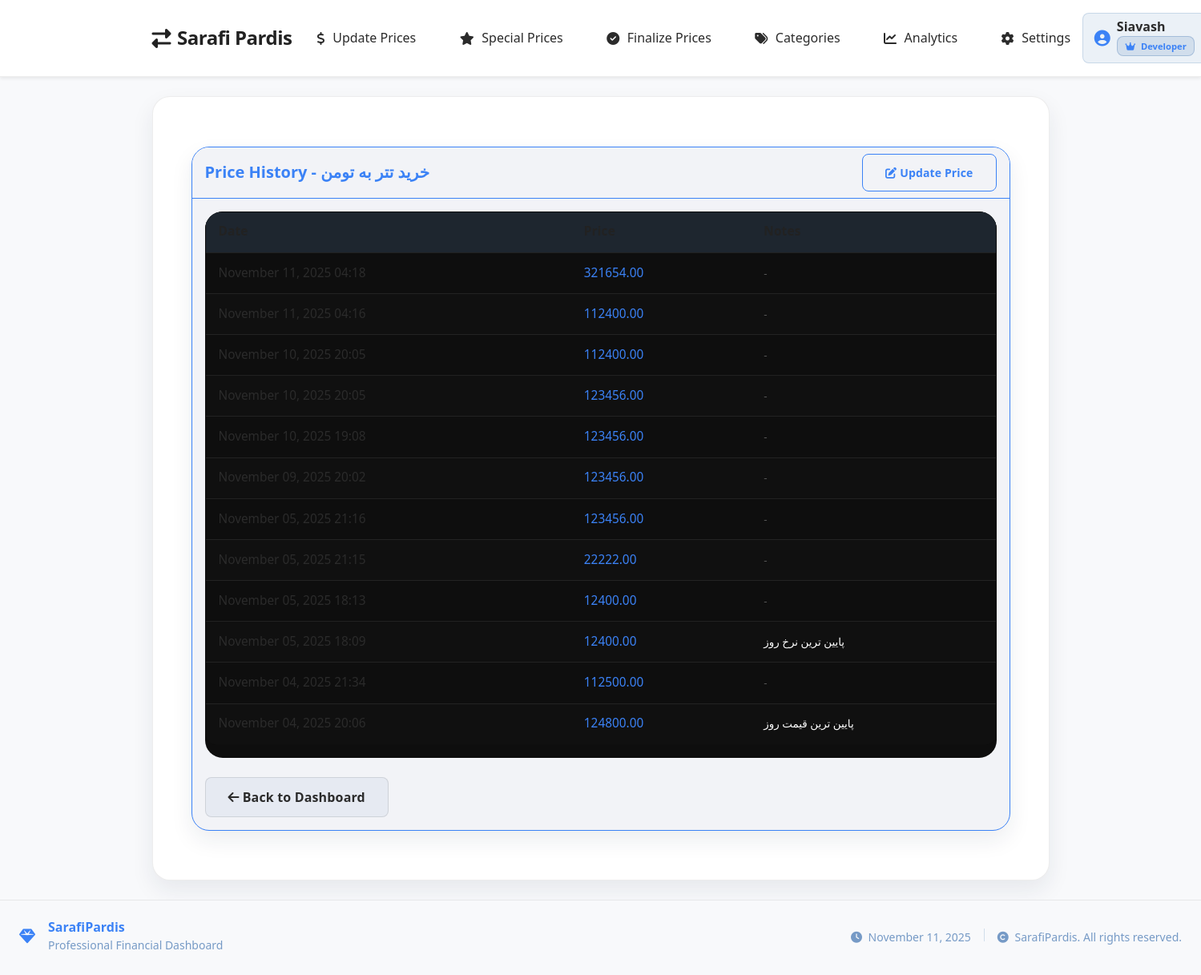
Screenshot of /prices/history/1/ (signed in) with the database file from the repository.
### accounts/models.py (models this page shows, shortened)
class CustomUser(AbstractBaseUser, PermissionsMixin):
    ROLE_MANAGEMENT = 'management'
    ROLE_EMPLOYEE = 'employee'
    ROLE_DEVELOPER = 'developer'
    ROLE_CHOICES = (
        (ROLE_MANAGEMENT, 'Management'),
        (ROLE_EMPLOYEE, 'Employee'),
        (ROLE_DEVELOPER, 'Developer'),
    )
    username = models.CharField(max_length=150, unique=True)
    full_name = models.CharField(max_length=255, blank=True)
    role = models.CharField(max_length=20, choices=ROLE_CHOICES, default=ROLE_EMPLOYEE)
    is_active = models.BooleanField(default=True)
    is_staff = models.BooleanField(default=False)
    date_joined = models.DateTimeField(default=timezone.now)
    objects = CustomUserManager()
    USERNAME_FIELD = 'username'
    REQUIRED_FIELDS = []
    class Meta:
        verbose_name = 'user'
        verbose_name_plural = 'users'
    def get_full_name(self):
        return self.full_name or self.username

### category/models.py (models this page shows, shortened)
class PriceType(models.Model):
    category = models.ForeignKey(Category, on_delete=models.CASCADE, related_name='price_types')
    name = models.CharField(max_length=100)
    slug = models.SlugField(max_length=120, blank=True)
    source_currency = models.ForeignKey('Currency', on_delete=models.PROTECT, related_name='+')
    target_currency = models.ForeignKey('Currency', on_delete=models.PROTECT, related_name='+')
    TRADE_CHOICES = (
        ('buy', 'Buy'),
        ('sell', 'Sell'),
    )
    trade_type = models.CharField(max_length=10, choices=TRADE_CHOICES)
    description = models.TextField(blank=True, null=True)
    created_at = models.DateTimeField(auto_now_add=True)
    updated_at = models.DateTimeField(auto_now=True)
    class Meta:
        verbose_name = "PriceType"
        verbose_name_plural = "PriceTypes"
        ordering = ['name']
        constraints = [
            models.UniqueConstraint(fields=['category', 'name'], name='unique_category_pricetype_name'),
        ]

### change_price/models.py (models this page shows, shortened)
class PriceHistory(models.Model):
    price_type = models.ForeignKey(PriceType, on_delete=models.CASCADE, related_name='price_histories')
    price = models.DecimalField(max_digits=20, decimal_places=2, validators=[MinValueValidator(0)])
    created_at = models.DateTimeField(auto_now_add=True)
    updated_at = models.DateTimeField(auto_now=True)
    notes = models.TextField(blank=True, null=True)
    class Meta:
        verbose_name = "Price History"
        verbose_name_plural = "Price Histories"
        ordering = ['-created_at']

### change_price/views.py (the view)
# urls.py: path('history/<int:price_type_id>/', views.price_history, name='price_history'),
def price_history(request, price_type_id):
    price_type = get_object_or_404(PriceType, id=price_type_id)
    histories = PriceHistory.objects.filter(price_type=price_type)
    context = {
        'price_type': price_type,
        'histories': histories
    }
    return render(request, 'change_price/price_history.html', context)

### category/context_processors.py (called while the page is built)
def categories_processor(request):
    return {
        'categories': Category.objects.prefetch_related('price_types').all()
    }

### change_price/templates/change_price/price_history.html (shortened to what this page needs)
{% extends "base.html" %}
{% load change_price_tags %}
{% block content %}
<div class="container py-4">
    <div class="card bg-dark border-gold">
        <div class="card-header bg-dark border-bottom-gold">
            <div class="d-flex justify-content-between align-items-center">
                <h5 class="mb-0 text-gold">Price History - {{ price_type.name }}</h5>
                <a href="{% url 'change_price:update_price' price_type.id %}"
                   class="btn btn-sm btn-outline-gold">
                    <i class="fas fa-edit me-1"></i>Update Price
                </a>
            </div>
        </div>
        <div class="card-body">
            {% if histories %}
            <div class="table-responsive">
                <table class="table table-dark table-hover">
                    <thead>
                        <tr>
                            <th>Date</th>
                            <th>Price</th>
                            <th>Notes</th>
                        </tr>
                    </thead>
                    <tbody>
                        {% for history in histories %}
                        <tr>
                            <td>
                                <div class="dual-date">
                                    <span>{{ history.created_at|date:"F d, Y H:i" }}</span>
                                </div>
                            </td>
                            <td class="text-gold">{{ history.price }}</td>
                            <td>
                                {% if history.notes %}
                                <small>{{ history.notes }}</small>
                                {% else %}
                                <small class="text-muted">-</small>
                                {% endif %}
                            </td>
                        </tr>
                        {% endfor %}
                    </tbody>
                </table>
            </div>
            {% else %}
            <div class="text-center py-4">
                <i class="fas fa-history fa-3x text-gold mb-3"></i>
                <p class="text-gold">No price history available</p>
            </div>
            {% endif %}
            <div class="mt-4">
                <a href="{% url 'dashboard:home' %}" class="btn btn-secondary-gold">
                    <i class="fas fa-arrow-left me-1"></i>Back to Dashboard
                </a>
            </div>
        </div>
    </div>
</div>
{% endblock %}

### templates/partials/navbar.html (shortened to what this page needs)
<nav class="navbar navbar-expand-lg sticky-top shadow-sm" id="mainNavbar">
        <div class="container ps-0 d-flex align-items-center">
            <a class="navbar-brand fw-bold d-flex align-items-center" href="{% url 'dashboard:home' %}">
                <i class="fas fa-exchange-alt me-2"></i>
                Sarafi Pardis
            </a>
            <div class="collapse navbar-collapse flex-grow-1" id="mainNavbarContent">
                <ul class="navbar-nav mx-auto mb-2 mb-lg-0">
                                          <li class="nav-item">
                          <a class="nav-link" href="{% url 'change_price:dashboard' %}">
                              <i class="fas fa-dollar-sign me-1"></i>
                              Update Prices
                          </a>
                      </li>
                      <li class="nav-item">
                          <a class="nav-link" href="{% url 'special_price:dashboard' %}">
                              <i class="fas fa-star me-1"></i>
                              Special Prices
                          </a>
                      </li>
                      <li class="nav-item">
                          <a class="nav-link" href="{% url 'finalize:dashboard' %}">
                              <i class="fas fa-check-circle me-1"></i>
                              Finalize Prices
                          </a>
                      </li>
                      <li class="nav-item">
                          <a class="nav-link" href="{% url 'category:category_dashboard' %}">
                              <i class="fas fa-tags me-1"></i>
                              Categories
                          </a>
                      </li>
                    <li class="nav-item">
                        <a class="nav-link" href="#">
                            <i class="fas fa-chart-line me-1"></i>
                            Analytics
                        </a>
                    </li>
                    <li class="nav-item">
                        <a class="nav-link" href="{% url 'setting:settings' %}">
                            <i class="fas fa-cog me-1"></i>
                            Settings
                        </a>
                    </li>
                </ul>
                <ul class="navbar-nav user-section align-items-center">
                    {% if user.is_authenticated %}
                        <li class="nav-item">
                            <div class="user-info d-flex align-items-center">
                                <i class="fas fa-user-circle me-2 fs-5" style="color: var(--color-accent);"></i>
                                <div class="text-start">
                                    <div class="fw-semibold lh-1">
                                        {% if user.get_full_name %}
                                            {{ user.get_full_name }}
                                        {% else %}
                                            {{ user.username }}
                                        {% endif %}
                                    </div>
                                    <div class="small text-muted mt-1">
                                        <span class="badge user-role-badge">
                                            <i class="fas fa-crown me-1"></i>
                                            {{ user.role|capfirst }}
                                        </span>
                                    </div>
                                </div>
                            </div>
                        </li>
                    {% endif %}
                </ul>
            </div>
        </div>
    </nav>

### rows the page displays
CustomUser: get_full_name "Siavash", role "Developer"
PriceType: name "خرید تتر به تومن"
PriceHistory: created_at "November 11, 2025 04:18", price "321654.00"
PriceHistory: created_at "November 11, 2025 04:16", price "112400.00"
PriceHistory: created_at "November 10, 2025 20:05", price "112400.00"
PriceHistory: created_at "November 10, 2025 20:05", price "123456.00"
PriceHistory: created_at "November 10, 2025 19:08", price "123456.00"
PriceHistory: created_at "November 09, 2025 20:02", price "123456.00"
PriceHistory: created_at "November 05, 2025 21:16", price "123456.00"
PriceHistory: created_at "November 05, 2025 21:15", price "22222.00"
PriceHistory: created_at "November 05, 2025 18:13", price "12400.00"
PriceHistory: created_at "November 05, 2025 18:09", price "12400.00", notes "پایین ترین نرخ روز"
PriceHistory: created_at "November 04, 2025 21:34", price "112500.00"
PriceHistory: created_at "November 04, 2025 20:06", price "124800.00", notes "پایین ترین قیمت روز"
